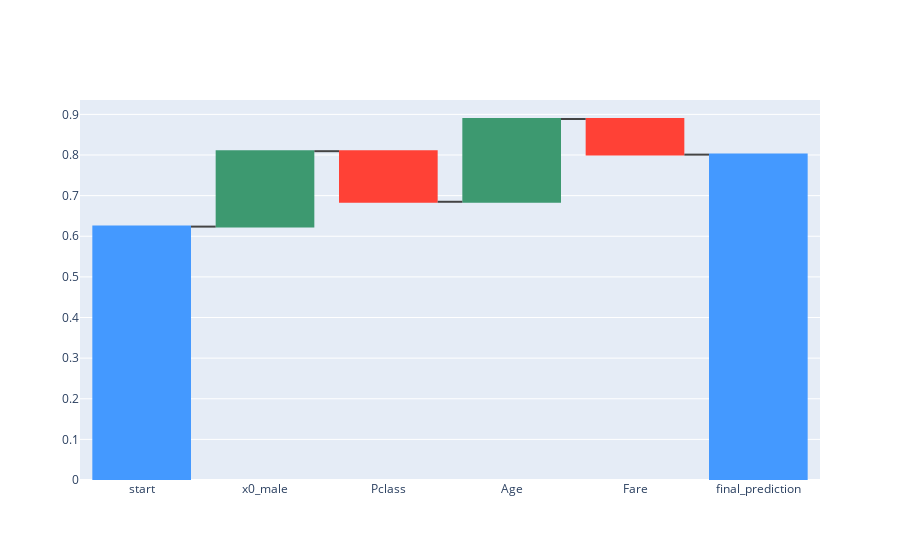

The cell this chart's notebook holds for it:
### Code cell
plot_single_instance_explaination(mod_rf_final, instance)

### Figure 1 — Plotly figure (JSON) as saved in the notebook; plotly's stock layout.template omitted (floating-point values rounded to 4 significant figures)
{"data": [{"measure": ["absolute", "relative", "relative", "relative", "relative", "total"], "orientation": "v", "type": "waterfall", "x": ["start", "x0_male", "Pclass", "Age", "Fare", "final_prediction"], "y": [0.6238, 0.1856, -0.1245, 0.2038, -0.08769, 0.801]}], "layout": {}}
